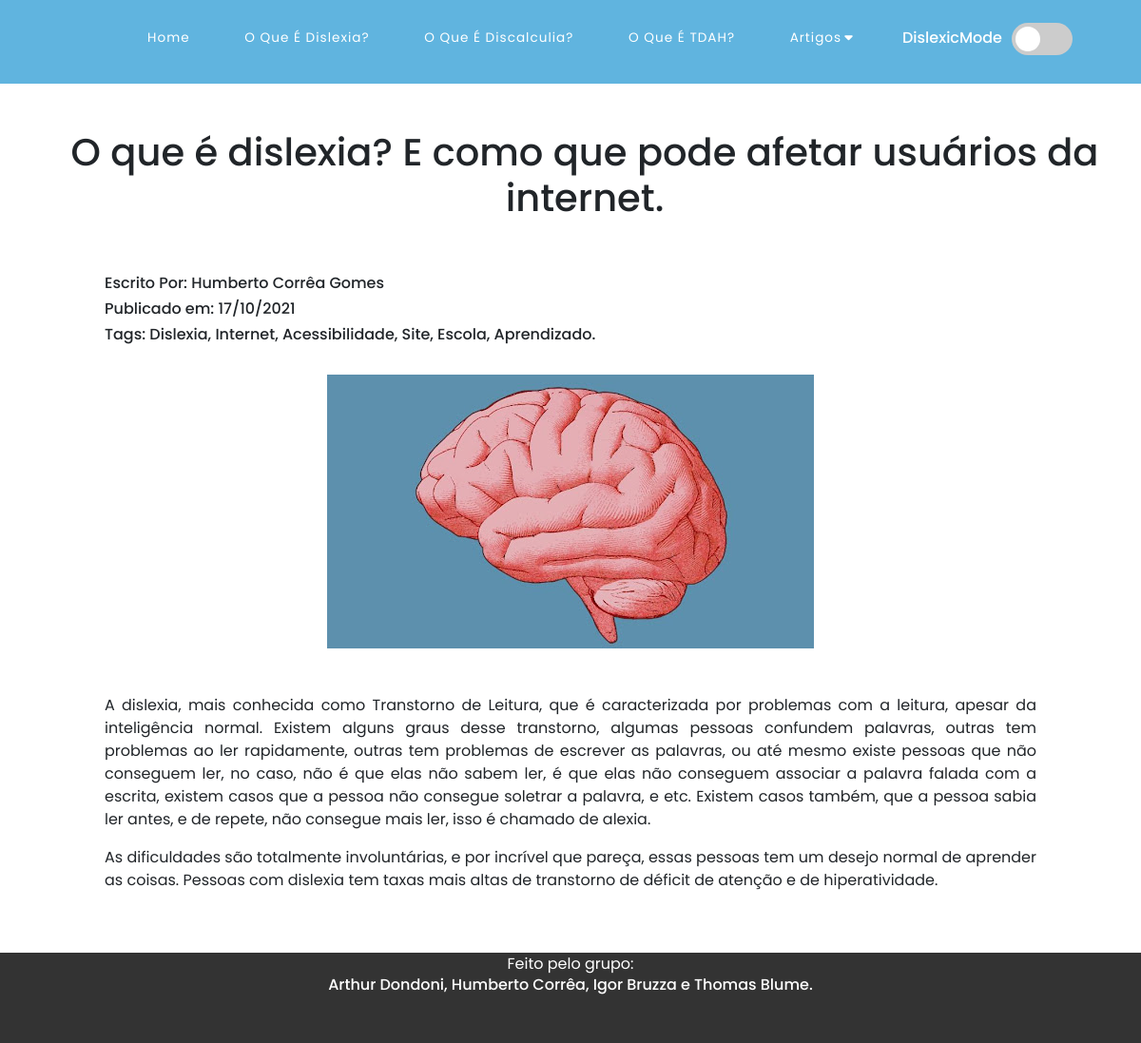
/Artigo.php?id=1, run on the app's committed database.
### tables this page shows
CREATE TABLE `artigos` (
  `ArtigoID` int(11) NOT NULL,
  `Nome` varchar(150) NOT NULL,
  `Titulo` varchar(150) NOT NULL,
  `Subtitulo` varchar(150) NOT NULL,
  `Autor` varchar(150) NOT NULL,
  `Data` varchar(30) NOT NULL,
  `Tags` varchar(100) NOT NULL,
  `Artigo` longtext NOT NULL,
  `Imagem` varchar(200) NOT NULL
);

### Artigo.php (the view, shortened to what this page needs)
<?php
    include_once 'Include/_Db.php';
    include_once 'Include/_Head.php';
    include_once 'Include/_Header.php';
?>
<?php
$codigo= $_GET["id"] ;
$sql = "SELECT * FROM Artigos WHERE ArtigoID= $codigo";
$resultado = mysqli_query( $conn , $sql);
?>
<div class="homeArtigos" id="homeArtigos">
            <?php
            $tabArtigos = 1;
            if($resultado){
                while($row = mysqli_fetch_array($resultado)){
                    echo '<a href="Artigo.php?id='.$row['ArtigoID'].'" tabindex="'.$tabArtigos.'">';
                    echo '</a>'. '<h1 style="margin-left:30px">' . '<center>' . '<br>'.$row['Subtitulo'] . '<br><br>' . '</h1>' .'</center>' . '<center>' . '<h6 style="width: 980px; text-align: justify;">'. "Escrito Por: ". $row['Autor']  . '</h6>' . '<h6 style="width: 980px; text-align: justify;">'. "Publicado em: ". $row['Data']  . '</h6>' . '</h6>' . '<h6 style="width: 980px; text-align: justify;">'. "Tags: ". $row['Tags']  . '</h6>' . '<br>' . '<center>' . '<img src="Imagens/Artigos/' . $row['Imagem'] .'" width="512px" height="288px"/>'.'</center>'.'<center>'.'<br><br>'.$row['Artigo'].'<br><br>';
                    $tabArtigos++;
                }
               }
            ?>
        </div>
<?php
    include_once 'Include/_Footer.php';
?>

### Include/_Head.php (shortened to what this page needs)
<!DOCTYPE html>
<html lang="en">
<head>
    <link href="https://gitcdn.github.io/bootstrap-toggle/2.2.2/css/bootstrap-toggle.min.css" rel="stylesheet">
    <link href="https://cdn.jsdelivr.net/npm/bootstrap@5.0.1/dist/css/bootstrap.min.css" rel="stylesheet">
    <link rel="stylesheet" href="Style.css">
</head>

### Include/_Header.php (shortened to what this page needs)
<body>
<header>
        <div class="container" id="topnav">
            <div class="nav-btn">
                <div class="nav-links" style="margin-top: 8px;">
                    <ul>
                        <li class="nav-link" style="--i: .6s">
                            <a href="Index.php">Home</a>
                        </li>
                        <li class="nav-link" style="--i: .6s">
                            <a href="Artigo.php?id=1">O Que É Dislexia?</a>
                        </li>
                        <li class="nav-link" style="--i: .6s">
                            <a href="Artigo.php?id=2">O Que É Discalculia?</a>
                        </li>
                        <li class="nav-link" style="--i: .6s">
                            <a href="Artigo.php?id=3">O Que É TDAH?</a>
                        </li>
                        <l class="nav-link" style="--i: .85s">
                            <a href="">Artigos<i class="fas fa-caret-down"></i></a>
                                      </div>
                                  </div>
                                  <h6 style="margin-top: 30px; margin-right:10px; color: white;">DislexicMode</h6><label class="switch" id="switch">
                                      <span class="slider round"></span>
                                      </label>
                            </div>
    </header>

### Include/_Footer.php
<footer>
        <h7>Feito pelo grupo:</h7>
        <h6>Arthur Dondoni, Humberto Corrêa, Igor Bruzza e Thomas Blume.</h6>
</footer>
</body>
</html>

### Style.css (style rules this page uses)
* { padding: 0; margin: 0; box-sizing: border-box; }
body { font-family: 'Poppins'; height: auto; }
ul { list-style: none; }
a { text-decoration: none; }
header { position: sticky; top: 0px; background-color: #60b4df; width: 100%; z-index: 1000; }
footer { width: 100%; height: 95px; float: left; background-color: #333; color: white; text-align: center; }
html { height: auto; }
#topnav { max-width: 70rem; padding: 0 2rem; margin: 0 auto; display: flex; position: relative; }
.nav-btn { flex: 3; display: flex; }
.nav-links { flex: 2; }
.nav-links > ul { display: flex; justify-content: center; align-items: center; }
.nav-link { position: relative; }
.nav-link > a { line-height: 3rem; color: #fff; padding: 0 .8rem; letter-spacing: 1px; font-size: .85rem; display: flex; align-items: center; justify-content: space-between; transition: .5s; }
.nav-link > a > i { margin-left: .2rem; }
.container { display: flex; flex-wrap: wrap; justify-content: center; width: 100%; }
p, h1 { transition: 0.4s; transition-timing-function: ease-in-out; }

### Include/_Header.php (style rules this page uses)
.switch { position: relative; width: 64px; height: 34px; margin-top: 24px; }
.slider { position: absolute; cursor: pointer; top: 0; left: 0; right: 0; bottom: 0; background-color: #ccc; -webkit-transition: .4s; transition: .4s; }
.slider:before { position: absolute; content: ""; height: 26px; width: 26px; left: 4px; bottom: 4px; background-color: white; -webkit-transition: .4s; transition: .4s; }
.slider.round { border-radius: 34px; }
.slider.round:before { border-radius: 50%; }

### data on the page
artigos: Subtitulo "O que é dislexia? E como que pode afetar usuários da internet.", Autor "Humberto Corrêa Gomes", Data "17/10/2021", Tags "Dislexia, Internet, Acessibilidade, Site, Escola, Aprendizado.", Imagem (picture), Artigo "A dislexia, mais conhecida como Transtorno de Leitura, que é caracterizada por problemas com a leitura, apesar da inteligência normal. Existem alguns graus desse transtorno, algumas pessoas confundem palavras, outras tem problemas ao ler rapidamente, outras tem problemas de escrever as palavras, ou até mesmo existe pessoas que não conseguem ler, no caso, não é que elas não sabem ler, é que elas não conseguem associar a palavra falada com a escrita, existem casos que a pessoa não consegue soletrar a palavra, e etc. Existem casos também, que a pessoa sabia ler antes, e de repete, não consegue mais ler, isso é chamado de alexia. As dificuldades são totalmente involuntárias, e por incrível que…"
